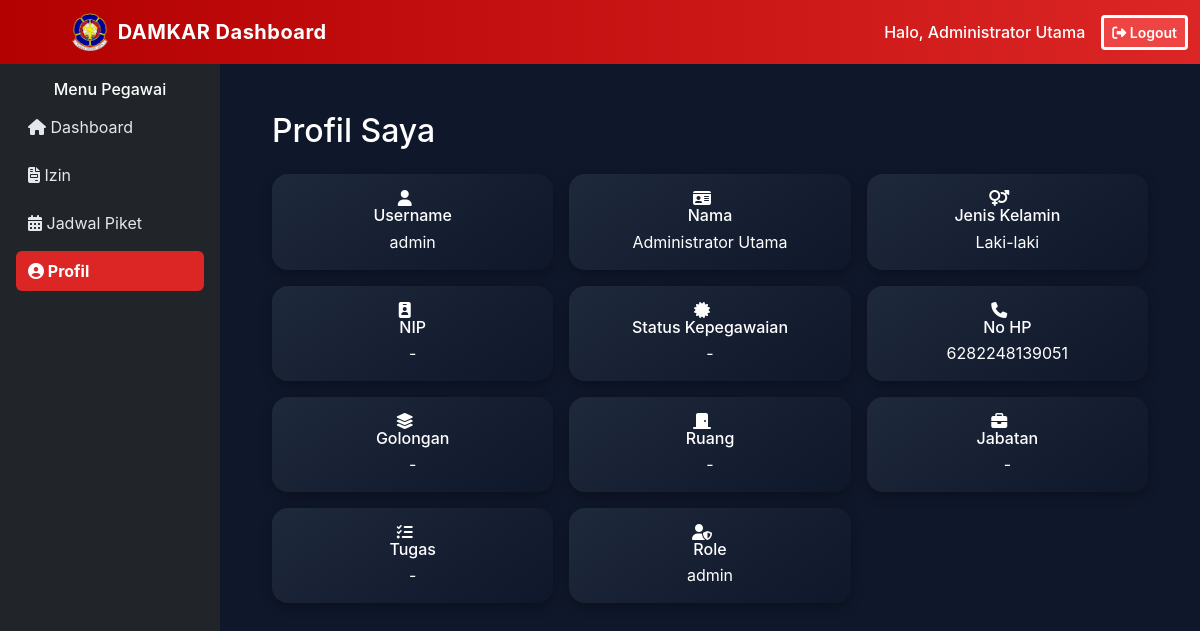
Screenshot of /petugas/profil.php (signed in) with the database file from the repository.
### tables this page shows
CREATE TABLE `pegawai` (
  `id` int(11) NOT NULL,
  `username` varchar(50) DEFAULT NULL,
  `password_hash` varchar(255) DEFAULT NULL,
  `nama` varchar(150) DEFAULT NULL,
  `jenis_kelamin` enum('Laki-laki','Perempuan') DEFAULT NULL,
  `nip` varchar(50) DEFAULT NULL,
  `status_kepegawaian` varchar(50) DEFAULT NULL,
  `no_hp` varchar(20) DEFAULT NULL,
  `telegram_id` varchar(50) DEFAULT NULL,
  `golongan` varchar(50) DEFAULT NULL,
  `ruang` varchar(50) DEFAULT NULL,
  `jabatan` varchar(100) DEFAULT NULL,
  `tugas` text DEFAULT NULL,
  `role` enum('admin','petugas') DEFAULT 'petugas',
  `created_at` timestamp NOT NULL DEFAULT current_timestamp()
);

### petugas/profil.php (the view, shortened to what this page needs)
<?php
include 'header.php';
include 'sidebar.php';
$user_id = $_SESSION['user_id'] ?? null;
$stmt = $pdo->prepare("SELECT * FROM pegawai WHERE id = ?");
$stmt->execute([$user_id]);
$user_data = $stmt->fetch(PDO::FETCH_ASSOC);
?>
<div class="container mt-4">
    <h2 class="mb-4">Profil Saya</h2>
    <div class="row g-3">
        <?php
        $fields = [
            'username' => ['label' => 'Username', 'icon' => 'fa-user'],
            'nama' => ['label' => 'Nama', 'icon' => 'fa-id-card'],
            'jenis_kelamin' => ['label' => 'Jenis Kelamin', 'icon' => 'fa-venus-mars'],
            'nip' => ['label' => 'NIP', 'icon' => 'fa-id-badge'],
            'status_kepegawaian' => ['label' => 'Status Kepegawaian', 'icon' => 'fa-certificate'],
            'no_hp' => ['label' => 'No HP', 'icon' => 'fa-phone'],
            'golongan' => ['label' => 'Golongan', 'icon' => 'fa-layer-group'],
            'ruang' => ['label' => 'Ruang', 'icon' => 'fa-door-closed'],
            'jabatan' => ['label' => 'Jabatan', 'icon' => 'fa-briefcase'],
            'tugas' => ['label' => 'Tugas', 'icon' => 'fa-tasks'],
            'role' => ['label' => 'Role', 'icon' => 'fa-user-shield'],
        ];
        foreach ($fields as $key => $val):
        ?>
            <div class="col-md-4">
                <div class="card profile-card p-3 d-flex align-items-center">
                    <i class="fas <?= $val['icon'] ?> profile-icon me-3"></i>
                    <div>
                        <h6 class="mb-1"><?= $val['label'] ?></h6>
                        <p class="mb-0"><?= htmlspecialchars($user_data[$key] ?? '-') ?></p>
                    </div>
                </div>
            </div>
        <?php endforeach; ?>
    </div>
</div>

### petugas/header.php (shortened to what this page needs)
<?php
include "../config/db.php";
$nama_user = 'Pengguna DAMKAR';
$user_id = $_SESSION['user_id'];
if (isset($pdo) && $user_id) {
    try {
        $stmt = $pdo->prepare("SELECT nama FROM pegawai WHERE id = ?");
        $stmt->execute([$user_id]);
        $user = $stmt->fetch(PDO::FETCH_ASSOC);
        if ($user) {
            $nama_user = htmlspecialchars($user['nama']);
        }
    } catch (PDOException $e) {
    }
} else {
}
?>
<!DOCTYPE html>
<!DOCTYPE html>
<html lang="id">
<!DOCTYPE html>
<html lang="id">
<!DOCTYPE html>
<html lang="id">
<head>
    <link href="https://cdn.jsdelivr.net/npm/bootstrap@5.3.3/dist/css/bootstrap.min.css" rel="stylesheet">
    <link rel="stylesheet" href="https://cdnjs.cloudflare.com/ajax/libs/font-awesome/6.5.1/css/all.min.css">
</head>
<body>
    <nav class="navbar navbar-expand-lg navbar-dark fixed-top">
        <div class="container-fluid">
            <a class="navbar-brand d-flex align-items-center" href="#">
                <img src="../assets/img/logo.png" alt="Logo DAMKAR"
                    style="height: 38px; width: auto; margin-right: 10px; border-radius: 6px;">
                <span class="fw-bold">DAMKAR Dashboard</span>
            </a>
            <div class="d-flex align-items-center">
                <span class="me-3 d-none d-sm-inline" style="color: #fff; font-weight: 500;">
                    Halo, <?= $nama_user; ?>
                </span>
                <a href="../logout.php"
                    class="btn btn-logout btn-sm"
                    onclick="return confirm('Yakin ingin logout?');">
                    <i class="fas fa-sign-out-alt"></i> Logout
                </a>
            </div>
        </div>
    </nav>
    <div class="content-wrapper mt-5">

### petugas/header.php (style rules this page uses)
body { background: #0f172a; color: #fff; font-family: 'Inter', sans-serif; min-height: 100vh; display: flex; }
.navbar { background: linear-gradient(90deg, #b30000, #dc2626); }
.navbar-brand { font-weight: bold; color: #fff !important; letter-spacing: 0.5px; position: relative; left: 60px; }
.navbar .btn-logout { background: #ef4444ff; color: #ffffffff; font-weight: 600; border: 10px; border: 3px solid #ffffffff; }
.content-wrapper { flex-grow: 1; padding: 20px; overflow-x: hidden; }
.card { border: none; border-radius: 16px; background: linear-gradient(145deg, #1e293b, #0f172a); box-shadow: 0 4px 12px rgba(0, 0, 0, 0.3); color: #fff; text-align: center; padding: 20px; cursor: pointer; transition: transform .2s ease, box-shadow .2s ease; }

### rows the page displays
pegawai: nama "Administrator Utama", username "admin", jenis_kelamin "Laki-laki", nip "-", status_kepegawaian "-", no_hp "6282248139051", golongan "-", ruang "-", jabatan "-", tugas "-", role "admin"

### other values shown
$val['label'] "Username"
$val['label'] "Nama"
$val['label'] "Jenis Kelamin"
$val['label'] "NIP"
$val['label'] "Status Kepegawaian"
$val['label'] "No HP"
$val['label'] "Golongan"
$val['label'] "Ruang"
$val['label'] "Jabatan"
$val['label'] "Tugas"
$val['label'] "Role"
